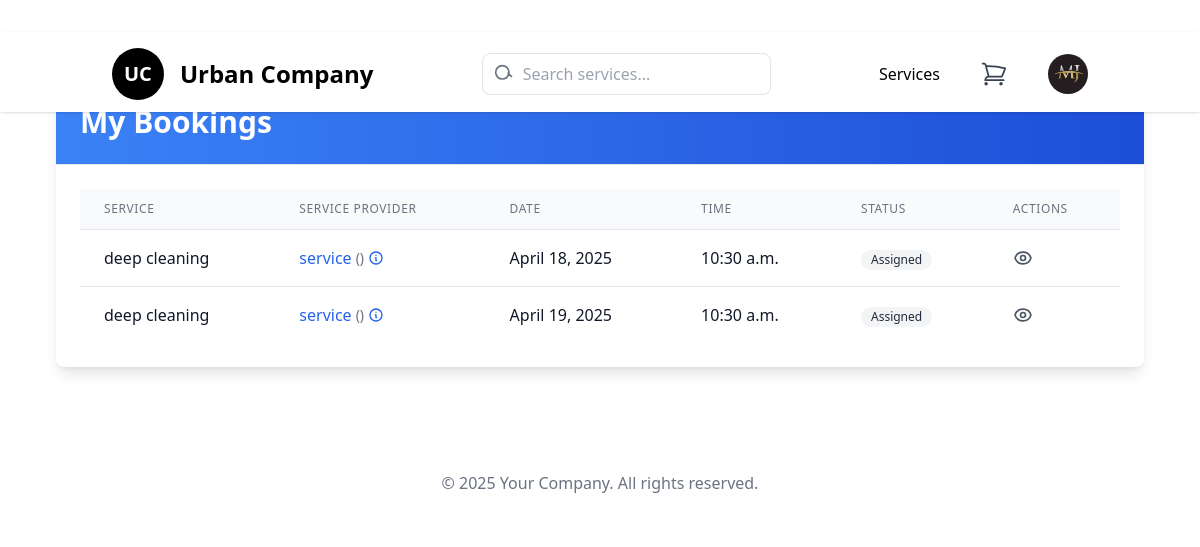
Before: /bookings/ (signed in) with the older database file.
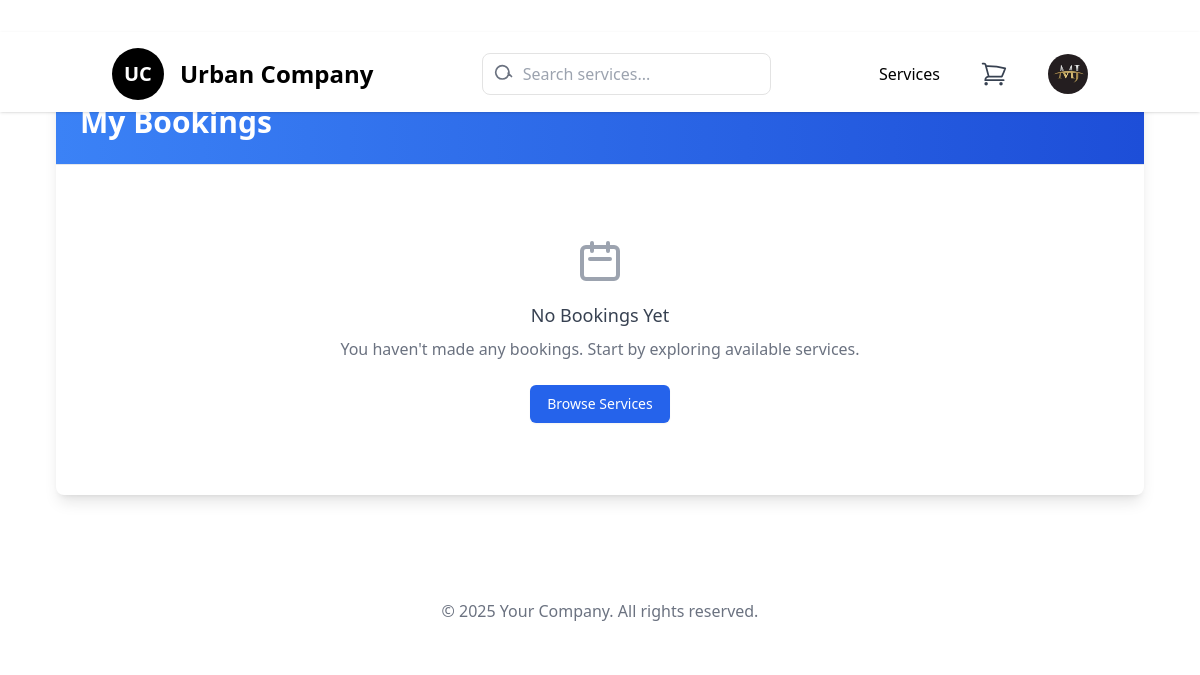
After: the same page with the newer database file.
### service_provider/models.py (models this page shows, shortened)
class ServiceBooking(models.Model):
    STATUS_CHOICES = [
        ('pending', 'Pending'),
        ('assigned', 'Assigned'),
        ('accepted', 'Accepted'),
        ('completed', 'Completed'),
        ('cancelled', 'Cancelled'),
    ]
    client = models.ForeignKey(
        settings.AUTH_USER_MODEL,
        on_delete=models.CASCADE,
        related_name='bookings',
        limit_choices_to={'role': 'client'}
    )
    service = models.ForeignKey('dashboard.service', on_delete=models.CASCADE)
    service_provider = models.ForeignKey(
        settings.AUTH_USER_MODEL,
        on_delete=models.SET_NULL,
        null=True,
        blank=True,
        related_name='assigned_services',
        limit_choices_to={'role': 'service_provider'}
    )
    status = models.CharField(max_length=20, choices=STATUS_CHOICES, default='pending')
    booking_date = models.DateTimeField(auto_now_add=True)
    service_date = models.DateField()
    service_time = models.TimeField()
    address = models.TextField(max_length=48,blank=False,null=False)

### dashboard/models.py (models this page shows, shortened)
class service(models.Model):
    category = models.ForeignKey(Category, on_delete = models.CASCADE, default = None)
    subcatagory = models.ForeignKey(subcatagory, on_delete = models.CASCADE)
    name = models.CharField(max_length = 100)
    image = models.ImageField(upload_to = 'media/service')
    price = models.FloatField()
    description = models.TextField()
    create_at = models.DateTimeField(auto_now_add = True)
    update_at = models.DateTimeField(auto_now = True)

class custom_user(AbstractUser):
    ROLE_CHOICES = (
        ('admin', 'Admin'),
        ('client', 'Client'),
        ('service_provider', 'Service Provider'),
    )
    role = models.CharField(max_length=20, choices=ROLE_CHOICES, default='client')
    profile_image = models.ImageField(upload_to='profile_pics/', blank=True, null=True)
    name = models.CharField(max_length=255, blank=True, null=True)

### clone/views.py (the view)
# urls.py: path('bookings/', client_bookings, name='client_bookings'),
@login_required
def client_bookings(request):
    bookings = ServiceBooking.objects.filter(client=request.user).select_related('service_provider').order_by('-booking_date')
    return render(request, 'clone/client_bookings.html', {'bookings': bookings})

### clone/context_processors.py (called while the page is built)
def cart_item_count(request):
    if request.user.is_authenticated:
        cart_count = Cart.objects.filter(user=request.user).count()
    else:
        cart_count = 0  # If not logged in, show zero
    return {"cart_item_count": cart_count}

### clone/templates/clone/client_bookings.html (shortened to what this page needs)
{% extends "navbar.html" %}
{% block main %}
<section class="max-w-6xl mx-auto py-12 px-4 sm:px-6 lg:px-8 my-8">
    <div class="bg-white shadow-lg rounded-lg overflow-hidden">
        <div class="border-b border-gray-200 p-6 bg-gradient-to-r from-blue-500 to-blue-700">
            <h1 class="text-3xl font-bold text-white">My Bookings</h1>
        </div>
        <div class="p-6">
            {% if bookings %}
                <div class="overflow-x-auto">
                    <table class="min-w-full divide-y divide-gray-200">
                        <thead>
                            <tr>
                                <th class="px-6 py-3 bg-gray-50 text-left text-xs font-medium text-gray-500 uppercase tracking-wider">Service</th>
                                <th class="px-6 py-3 bg-gray-50 text-left text-xs font-medium text-gray-500 uppercase tracking-wider">Service Provider</th>
                                <th class="px-6 py-3 bg-gray-50 text-left text-xs font-medium text-gray-500 uppercase tracking-wider">Date</th>
                                <th class="px-6 py-3 bg-gray-50 text-left text-xs font-medium text-gray-500 uppercase tracking-wider">Time</th>
                                <th class="px-6 py-3 bg-gray-50 text-left text-xs font-medium text-gray-500 uppercase tracking-wider">Status</th>
                                <th class="px-6 py-3 bg-gray-50 text-left text-xs font-medium text-gray-500 uppercase tracking-wider">Actions</th>
                            </tr>
                        </thead>
                        <tbody class="bg-white divide-y divide-gray-200">
                            {% for booking in bookings %}
                            <tr class="hover:bg-gray-50 transition-colors duration-150">
                                <td class="px-6 py-4 whitespace-nowrap">
                                    <div class="font-medium text-gray-900">{{ booking.service.name }}</div>
                                </td>
                                <td class="px-6 py-4 whitespace-nowrap">
                                    {% if booking.service_provider %}
                                        <button
                                            onclick="openModal('modal-{{ forloop.counter }}')"
                                            class="flex items-center text-blue-600 hover:text-blue-800 transition-colors"
                                        >
                                            <span class="font-medium">{{ booking.service_provider.username }}</span>
                                            <span class="ml-1 text-sm text-gray-500">({{ booking.service_provider.cat.name }})</span>
                                            <svg xmlns="http://www.w3.org/2000/svg" class="h-4 w-4 ml-1" fill="none" viewBox="0 0 24 24" stroke="currentColor">
                                                <path stroke-linecap="round" stroke-linejoin="round" stroke-width="2" d="M13 16h-1v-4h-1m1-4h.01M21 12a9 9 0 11-18 0 9 9 0 0118 0z" />
                                            </svg>
                                        </button>
                                    {% else %}
                                        <span class="inline-flex items-center px-2.5 py-0.5 rounded-full text-xs font-medium bg-gray-100 text-gray-800">
                                            Not Assigned
                                        </span>
                                    {% endif %}
                                </td>
                                <td class="px-6 py-4 whitespace-nowrap">
                                    <div class="text-gray-900">{{ booking.service_date }}</div>
                                </td>
                                <td class="px-6 py-4 whitespace-nowrap">
                                    <div class="text-gray-900">{{ booking.service_time }}</div>
                                </td>
                                <td class="px-6 py-4 whitespace-nowrap">
                                    {% if booking.get_status_display == "Completed" %}
                                        <span class="inline-flex items-center px-2.5 py-0.5 rounded-full text-xs font-medium bg-green-100 text-green-800">
                                            {{ booking.get_status_display }}
                                        </span>
                                    {% elif booking.get_status_display == "Cancelled" %}
                                        <span class="inline-flex items-center px-2.5 py-0.5 rounded-full text-xs font-medium bg-red-100 text-red-800">
                                            {{ booking.get_status_display }}
                                        </span>
                                    {% elif booking.get_status_display == "Pending" %}
                                        <span class="inline-flex items-center px-2.5 py-0.5 rounded-full text-xs font-medium bg-yellow-100 text-yellow-800">
                                            {{ booking.get_status_display }}
                                        </span>
                                    {% elif booking.get_status_display == "Confirmed" %}
                                        <span class="inline-flex items-center px-2.5 py-0.5 rounded-full text-xs font-medium bg-blue-100 text-blue-800">
                                            {{ booking.get_status_display }}
                                        </span>
                                    {% else %}
                                        <span class="inline-flex items-center px-2.5 py-0.5 rounded-full text-xs font-medium bg-gray-100 text-gray-800">
                                            {{ booking.get_status_display }}
                                        </span>
                                    {% endif %}
                                </td>
                                <td class="px-6 py-4 whitespace-nowrap">
                                    <div class="flex space-x-2">
                                        <button class="text-gray-600 hover:text-blue-600 transition-colors" title="View Details">
                                        </button>
                                    </div>
                                </td>
                            </tr>
                            {% endfor %}
                        </tbody>
                    </table>
                </div>
            {% else %}
                <div class="py-12 text-center">
                    <svg xmlns="http://www.w3.org/2000/svg" class="h-12 w-12 mx-auto text-gray-400 mb-4" fill="none" viewBox="0 0 24 24" stroke="currentColor">
                        <path stroke-linecap="round" stroke-linejoin="round" stroke-width="2" d="M8 7V3m8 4V3m-9 8h10M5 21h14a2 2 0 002-2V7a2 2 0 00-2-2H5a2 2 0 00-2 2v12a2 2 0 002 2z" />
                    </svg>
                    <h3 class="text-lg font-medium text-gray-700 mb-2">No Bookings Yet</h3>
                    <p class="text-gray-500 mb-6">You haven't made any bookings. Start by exploring available services.</p>
                    <a href="#" class="inline-flex items-center px-4 py-2 border border-transparent rounded-md shadow-sm text-sm font-medium text-white bg-blue-600 hover:bg-blue-700 focus:outline-none focus:ring-2 focus:ring-offset-2 focus:ring-blue-500">
                        Browse Services
                    </a>
                </div>
            {% endif %}
        </div>
    </div>
</section>
{% endblock %}

### templates/navbar.html (shortened to what this page needs)
{% load static %}
<!DOCTYPE html>
<html lang="en">
  <head>
    <script src="https://cdn.tailwindcss.com"></script>
    <link
      href="https://cdn.jsdelivr.net/npm/flowbite@2.5.2/dist/flowbite.min.css"
      rel="stylesheet"
    />
    <link
      rel="stylesheet"
      href="https://cdn.jsdelivr.net/npm/locomotive-scroll@4.1.0/dist/locomotive-scroll.css"
    />
  </head>
  <body class="bg-white" data-scroll-container>
    <header class="bg-white shadow fixed w-full h-20 z-40">
      <div
        class="container mx-auto px-6 py-4 flex justify-between items-center"
      >
        <a href="{% url 'wire' %}">
          <div class="text-xl font-bold flex items-center">
            <div class="bg-black text-white rounded-full p-3 mr-4">
              <span class="text-xl font-bold">UC</span>
            </div>
            <h1 class="text-2xl font-semibold">Urban Company</h1>
          </div>
        </a>
        <ul class="flex space-x-6 items-center">
          <li class="relative">
            <div x-data="searchComponent()" class="w-full max-w-md">
              <form action="{% url 'search_service' %}" method="get" @submit.prevent="submitForm">
                <div class="relative">
                  <input
                    type="search"
                    name="q"
                    x-model="query"
                    @input.debounce.300ms="fetchSuggestions"
                    @focus="showSuggestions = true"
                    @blur="setTimeout(() => { showSuggestions = false }, 200)"
                    placeholder="Search services..."
                    class="w-full rounded-lg border border-[#e3e3e3] focus:border-black pl-10 pr-4 py-2"
                    autocomplete="off"
                  />
                  <svg
                    class="w-5 h-5 text-gray-500 absolute left-3 top-1/2 transform -translate-y-1/2"
                    xmlns="http://www.w3.org/2000/svg"
                    fill="none"
                    viewBox="0 0 24 24"
                    stroke="currentColor"
                  >
                    <path
                      stroke-linecap="round"
                      stroke-linejoin="round"
                      stroke-width="2"
                      d="M10 18a8 8 0 100-16 8 8 0 000 16zm7-7l4 4"
                    ></path>
                  </svg>
                </div>
              </form>
            </div>
          </li>
        </ul>
        <div class="flex items-center gap-10">
          <li class="list-none"><a href="{% url 'service' %}">Services</a></li>
          <li class="list-none cursor-pointer">
            <div class="flex justify-center items-center relative">
                <a href="{% url 'cart_view' %}" class="relative flex items-center">
                </a>
            </div>
          </li>
          <div class="relative bg-white">
            <img
              id="avatarButton"
              type="button"
              data-dropdown-toggle="userDropdown"
              data-dropdown-placement="bottom-start"
              class="w-10 h-10 rounded-full cursor-pointer"
              src="{% static 'MJ.jpg' %}"
              alt="User dropdown"
            />
          </div>
        </div>
      </div>
    </header>
    <main data-scroll-section>{% block main %}{% endblock %}</main>
    <footer class="bg-white py-6">
      <div class="container mx-auto px-6 text-center">
        <p class="text-gray-500">
          &copy; 2025 Your Company. All rights reserved.
        </p>
      </div>
    </footer>
  </body>
</html>

Changed rows visible on the page:
removed ServiceBooking: service.name "deep cleaning", service_provider.username "service", service_date "April 18, 2025", service_time "10:30 a.m.", status "Assigned"
removed ServiceBooking: service.name "deep cleaning", service_provider.username "service", service_date "April 19, 2025", service_time "10:30 a.m.", status "Assigned"
Other visible differences:
text no longer shown: "SERVICE SERVICE PROVIDER DATE TIME STATUS ACTIONS"
text now shown: "No Bookings Yet You haven't made any bookings. Start by exploring available services. Browse Services"
